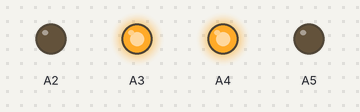
This sketch was run on a simulated Arduino Uno, built with avr-gcc and run on an emulated ATmega328P. Shown: output pins drawn as LEDs (lit = HIGH).

Above: at 0.5 s.
At 4.75 s:
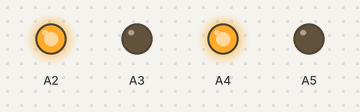
At 7.05 s:
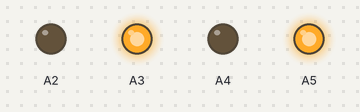
Timing chart, 0 to 8.3 s (numbered marks = the images above):
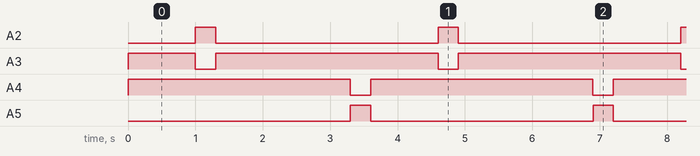

Measured:
- by itself, A2, A5: alternates HIGH for 0.30 s and LOW for 3.3 s
- by itself, A3: repeats every 3.6 s: LOW 0.30 s, HIGH 3.3 s
- by itself, A4: alternates HIGH for 3.3 s and LOW for 0.30 s

The sketch:

smart_cars.ino
```cpp
#include <SoftwareSerial.h>

SoftwareSerial mySerial(10, 11); //RX, TX

void setup() {
  // put your setup code here, to run once:
Serial.begin(38400);
pinMode(A2,OUTPUT);
pinMode(A3,OUTPUT);
pinMode(A4,OUTPUT);
pinMode(A5,OUTPUT);
}


void front()
{
  analogWrite(A2,0);
 analogWrite(A3,255);
 analogWrite(A4,255);
 analogWrite(A5,0);

}

void back(int speedd)
{

 analogWrite(A3,0);
 analogWrite(A2,255);
 analogWrite(A5,255);
 analogWrite(A4,0);
 }

void left()
{
 analogWrite(A4,0);
 analogWrite(A5,255);
 analogWrite(A2,0);
 analogWrite(A3,255);

  }

void right()
{
  analogWrite(A2,255);
 analogWrite(A3,0);
 analogWrite(A4,255);
 analogWrite(A5,0);


  }
  void stopp()
{analogWrite(A2,0);
 analogWrite(A3,0);
 analogWrite(A4,0);
 analogWrite(A5,0);
  }
void loop()
{
  front();
  delay(1000);
  right();
  delay(300);
  front();
  delay(2000);
  left();
  delay(300);
  front();

}
```
